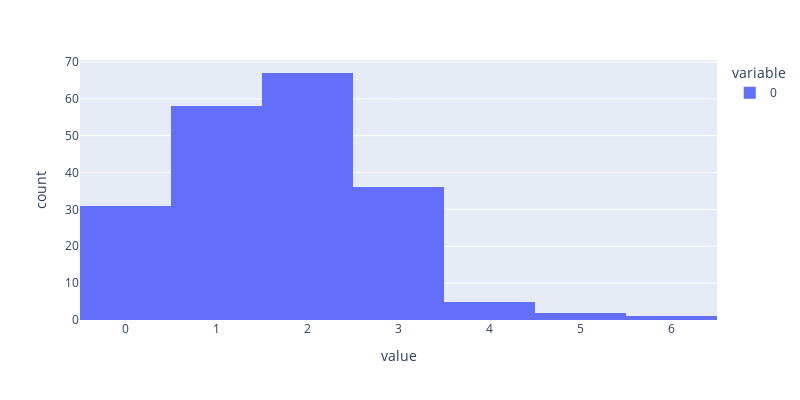

Notebook source saved alongside this figure:
### Code cell
fig = px.histogram(record,width=800, height=400)
fig.show()

### Figure 1 — Plotly figure (JSON) as saved in the notebook; plotly's stock layout.template omitted (floating-point values rounded to 4 significant figures; data arrays with more than 128 entries replaced by an {"elided": "..."} marker saying what was removed)
{"data": [{"alignmentgroup": "True", "bingroup": "x", "hovertemplate": "variable=0<br>value=%{x}<br>count=%{y}<extra></extra>", "legendgroup": "0", "marker": {"color": "#636efa", "pattern": {"shape": ""}}, "name": "0", "offsetgroup": "0", "orientation": "v", "showlegend": true, "type": "histogram", "x": {"elided": "200 int values"}, "xaxis": "x", "yaxis": "y"}], "layout": {"barmode": "relative", "height": 400, "legend": {"title": {"text": "variable"}, "tracegroupgap": 0}, "margin": {"t": 60}, "width": 800, "xaxis": {"anchor": "y", "domain": [0, 1], "title": {"text": "value"}}, "yaxis": {"anchor": "x", "domain": [0, 1], "title": {"text": "count"}}}}
